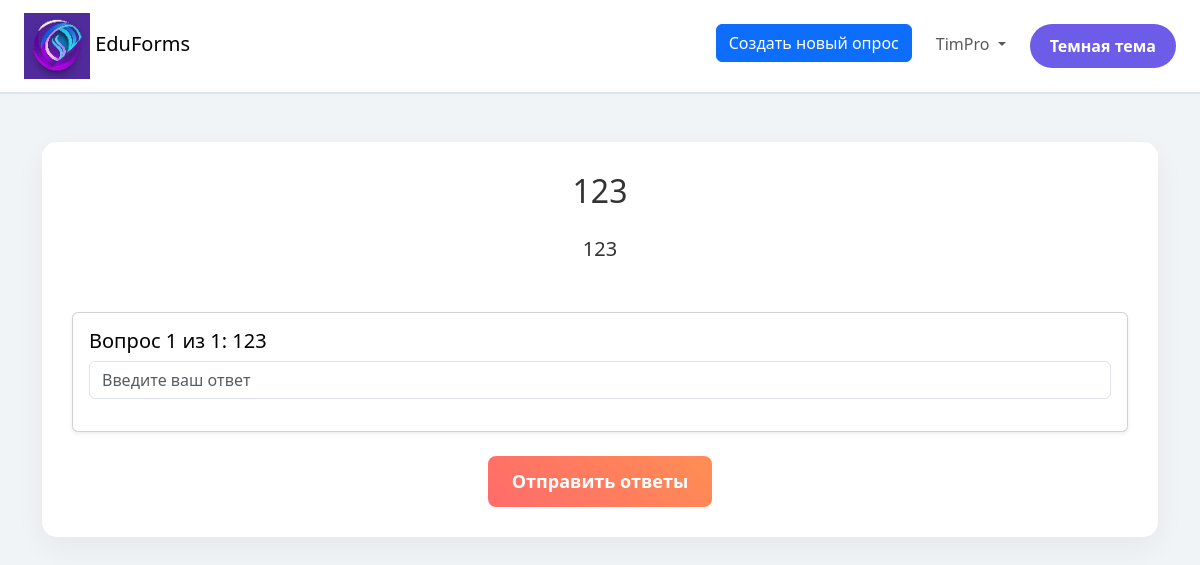
/survey/take/27 (signed in), run on the app's committed database.
### tables this page shows
CREATE TABLE surveys (
                        id INTEGER PRIMARY KEY AUTOINCREMENT,
                        name TEXT NOT NULL,
                        description TEXT,
                        user_id INTEGER NOT NULL,
                        show_correct_answers BOOLEAN DEFAULT 0  -- Новое поле
                    );

CREATE TABLE questions (
                        id INTEGER PRIMARY KEY AUTOINCREMENT,
                        survey_id INTEGER NOT NULL,
                        text TEXT NOT NULL,
                        type TEXT NOT NULL,  -- 'text', 'quiz', 'text_with_validation'
                        metadata TEXT,  -- Дополнительные данные в формате JSON
                        FOREIGN KEY (survey_id) REFERENCES surveys(id)
                    );

### survey_routes.py (the view, shortened to what this page needs)
@survey_bp.route('/take/<int:survey_id>', methods=['GET', 'POST'])
def take_survey(survey_id):
    with closing(get_db()) as conn:
        cursor = conn.cursor()
        cursor.execute('SELECT name, description FROM surveys WHERE id = ?', (survey_id,))
        survey = cursor.fetchone()
        if not survey:
            flash('Опрос не найден.', 'danger')
            return redirect(url_for('index'))
        user_id = session.get('user_id')
        if not user_id:
            flash('Пожалуйста, войдите в систему для создания опроса.', 'danger')
            return redirect(url_for('login'))
        survey_name, survey_description = survey
        cursor.execute('SELECT id, text, type, metadata FROM questions WHERE survey_id = ?', (survey_id,))
        questions_data = cursor.fetchall()
        questions = []
        for q_id, q_text, q_type, q_metadata in questions_data:
            questions.append({
                'id': q_id,
                'text': q_text,
                'type': q_type,
                'metadata': json.loads(q_metadata) if q_metadata else {}
            })
        return render_template('take_survey.html', survey_name=survey_name, survey_description=survey_description,
                               questions=questions, survey_id=survey_id)

### main.py (called while the page is built)
@app.context_processor
def inject_theme():
    theme = session.get('theme', 'light')
    return {'theme': theme}

### survey_routes.py (called while the page is built)
def get_db():
    return sqlite3.connect('database.db')

### templates/take_survey.html (shortened to what this page needs)
{% extends 'base.html' %}
{% block content %}
    <div class="container mt-5 survey-container {{ 'dark-theme' if theme == 'dark' else 'light-theme' }}">
        <h2 class="mb-4 text-center">{{ survey_name }}</h2>
        {% if survey_description %}
            <p class="lead text-center mb-5">{{ survey_description }}</p>
        {% endif %}
        <form method="POST" action="{{ url_for('survey.take_survey', survey_id=survey_id) }}">
            {% for question in questions %}
                <div class="card mb-4 shadow-sm question-card {{ 'dark-theme' if theme == 'dark' else 'light-theme' }}" style="background-color: {{ '#333' if theme == 'dark' else '#fff' }}; color: {{ '#fff' if theme == 'dark' else '#000' }};">
                    <div class="card-body">
                        <h5 class="card-title">Вопрос {{ loop.index }} из {{ questions|length }}: {{ question.text }}</h5>
                        {% if question.type in ['text', 'text_with_validation'] %}
                            <div class="mb-3">
                                <input type="text"
                                       class="form-control input-field {{ 'dark-theme' if theme == 'dark' else 'light-theme' }}"
                                       name="answer_{{ question.id }}"
                                       placeholder="Введите ваш ответ"
                                       required
                                       style="background-color: {{ '#444' if theme == 'dark' else '#fff' }}; color: {{ '#fff' if theme == 'dark' else '#000' }};">
                            </div>
                        {% endif %}
                    </div>
                </div>
            {% endfor %}
            <div class="text-center">
                <button type="submit" class="btn submit-btn" style="
                    background: linear-gradient(45deg, #ff6b6b, #ff8e53);
                    border: none;
                    padding: 12px 24px;
                    font-size: 18px;
                    font-weight: bold;
                    color: #fff;
                    border-radius: 8px;
                    cursor: pointer;
                    transition: transform 0.2s ease-in-out, background 0.3s ease-in-out;
                " onmouseover="this.style.transform='scale(1.05)'; this.style.background='linear-gradient(45deg, #ff8e53, #ff6b6b)';"
                   onmouseout="this.style.transform='scale(1)'; this.style.background='linear-gradient(45deg, #ff6b6b, #ff8e53)';">
                    Отправить ответы
                </button>
            </div>
        </form>
    </div>
{% endblock %}

### static/styles.css (style rules this page uses)
body.light-theme { background-color: #f0f4f7; color: #333; }
.container.light-theme { background: #ffffff; padding: 30px; border-radius: 15px; box-shadow: 0 10px 30px rgba(0, 0, 0, 0.05); }

### data on the page
surveys: name "123", description "123"
questions: questions "1", text "123"

### other printed values
{{ session.get('username') }} "TimPro"
{{ "Темная тема" if theme == "light" else "Светлая тема" }} "Темная тема"
